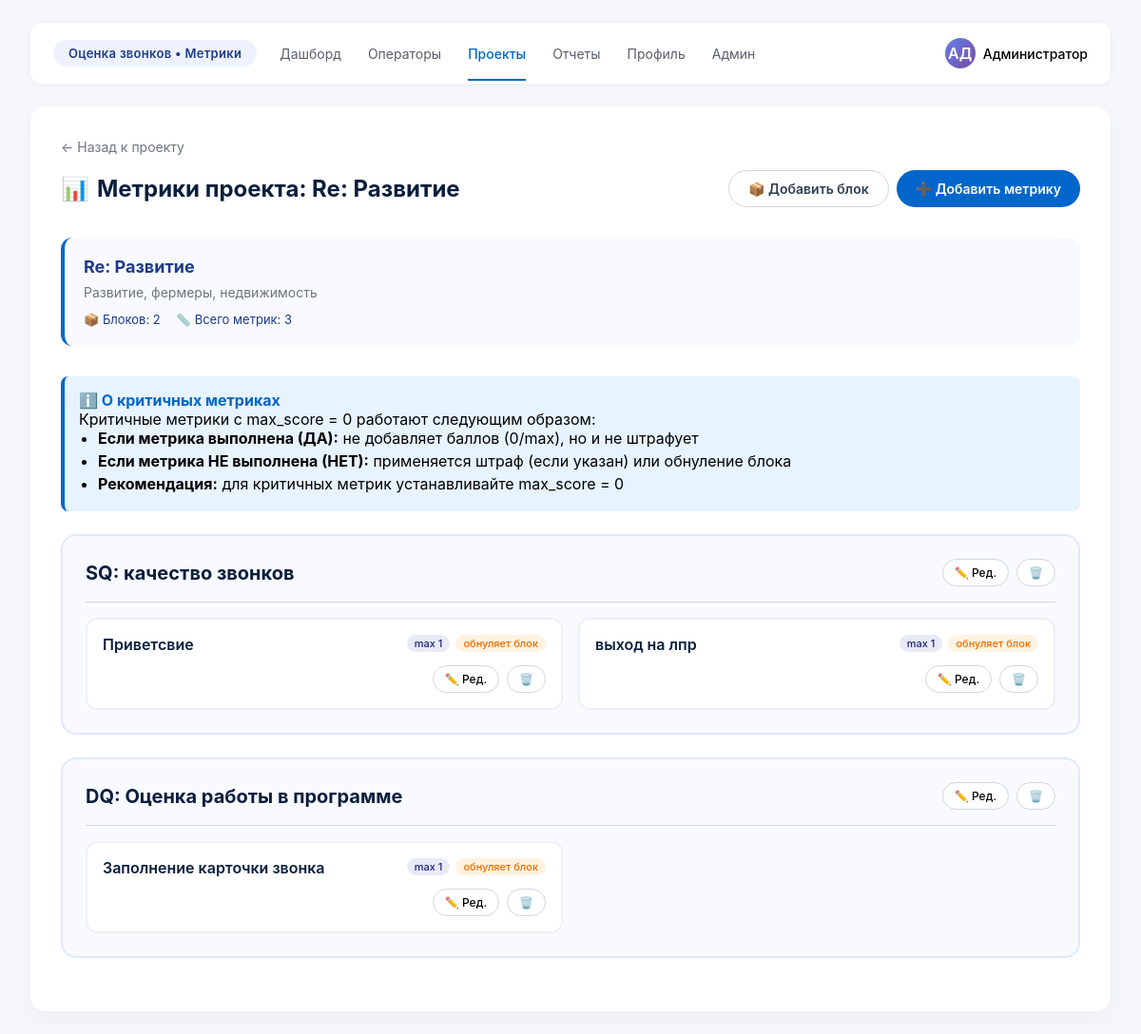
The page /project/1/metrics (signed in) on the database its author committed.
### database.py (models this page shows)
class User(Base):
    __tablename__ = "users"
    id = Column(Integer, primary_key=True)
    full_name = Column(String, nullable=False)
    login = Column(String, unique=True, nullable=False)
    password_hash = Column(String, nullable=True)
    role = Column(String, nullable=False, default=UserRole.CONTROLLER.value)
    email = Column(String, nullable=True)
    avatar_letters = Column(String(2), nullable=True)
    is_active = Column(Boolean, default=True)
    created_at = Column(DateTime, default=datetime.utcnow)
    evaluations_given = relationship("Evaluation", back_populates="evaluator")
    managed_projects = relationship("Project", secondary="project_managers", back_populates="managers")
    manager_links = relationship("ProjectManager", back_populates="user", overlaps="managed_projects,managers")

class Project(Base):
    __tablename__ = "projects"
    id = Column(Integer, primary_key=True)
    name = Column(String, unique=True, nullable=False)
    description = Column(String, nullable=True)
    is_active = Column(Boolean, default=True)
    created_at = Column(DateTime, default=datetime.utcnow)
    operators = relationship("Operator", back_populates="project")
    metric_blocks = relationship("MetricBlock", back_populates="project", cascade="all, delete-orphan")
    managers = relationship("User", secondary="project_managers", back_populates="managed_projects")
    topics = relationship("Topic", back_populates="project", cascade="all, delete-orphan")
    manager_links = relationship("ProjectManager", back_populates="project", overlaps="managers,managed_projects")

class MetricBlock(Base):
    __tablename__ = "metric_blocks"
    id = Column(Integer, primary_key=True)
    project_id = Column(Integer, ForeignKey("projects.id", ondelete="CASCADE"), nullable=False)
    name = Column(String, nullable=False)  # Название подблока
    description = Column(String, nullable=True)
    display_order = Column(Integer, default=0)
    is_active = Column(Boolean, default=True)
    created_at = Column(DateTime, default=datetime.utcnow)
    project = relationship("Project", back_populates="metric_blocks")
    metrics = relationship("Metric", back_populates="block", cascade="all, delete-orphan")

class Metric(Base):
    __tablename__ = "metrics"
    id = Column(Integer, primary_key=True)
    block_id = Column(Integer, ForeignKey("metric_blocks.id", ondelete="CASCADE"), nullable=False)
    name = Column(String, nullable=False)  # Приветствие, Скрипт и т.д.
    description = Column(String, nullable=True)
    max_score = Column(Integer, nullable=False, default=5)  # По умолчанию 5 баллов
    is_critical = Column(Boolean, default=False)  # Критичная ли метрика
    penalty_type = Column(String, nullable=True)  # "block" или "total"
    penalty_value = Column(Float, nullable=True)  # Размер штрафа в %
    resets_block = Column(Boolean, default=False)  # Если True и метрика = 0 -> весь блок = 0
    display_order = Column(Integer, default=0)
    is_active = Column(Boolean, default=True)
    created_at = Column(DateTime, default=datetime.utcnow)
    block = relationship("MetricBlock", back_populates="metrics")
    evaluations = relationship("EvaluationMetric", back_populates="metric")

### main.py (the view)
@app.get("/project/{project_id}/metrics", response_class=HTMLResponse)
async def project_metrics_page(
    request: Request,
    project_id: int,
    current_user: User = Depends(get_current_user),
    db: Session = Depends(get_db)
):
    if current_user.role not in ['admin', 'controller']:
        raise HTTPException(status_code=403, detail="Недостаточно прав")
    project = db.query(Project).filter(Project.id == project_id).first()
    if not project:
        raise HTTPException(status_code=404, detail="Проект не найден")
    metrics = db.query(Metric).join(MetricBlock).filter(
        MetricBlock.project_id == project_id
    ).order_by(MetricBlock.display_order, Metric.display_order).all()
    blocks = db.query(MetricBlock).filter(
        MetricBlock.project_id == project_id
    ).order_by(MetricBlock.display_order).all()
    all_projects = db.query(Project).filter(Project.is_active == True).all()
    tickets_count = get_active_tickets_count(db)
    return templates.TemplateResponse(
        "metrics.html",
        {
            "request": request,
            "user": current_user,
            "project": project,
            "metrics": metrics,
            "blocks": blocks,
            "projects": all_projects,
            "tickets_count": tickets_count,
            "date": date
        }
    )

### templates/metrics.html (shortened to what this page needs)
<!DOCTYPE html>
<html lang="ru">
<head>
</head>
<body>
    <div class="top-nav">
        <div class="project-badge">Оценка звонков • Метрики</div>
        <div class="nav-links">
            <a href="/" class="nav-item">Дашборд</a>
            <a href="/operators" class="nav-item">Операторы</a>
            <a href="/projects" class="nav-item active">Проекты</a>
            <a href="/reports" class="nav-item">Отчеты</a>
            <a href="/auth/profile" class="nav-item">Профиль</a>
            {% if user and user.role == 'admin' %}
            <a href="/admin" class="nav-item">Админ</a>
            {% endif %}
        </div>
        <div class="user-rating">
            <div class="user-info">
                <div class="user-avatar">
                    {% if user and user.avatar_letters %}
                        {{ user.avatar_letters }}
                    {% elif user and user.full_name %}
                        {{ user.full_name[:2]|upper }}
                    {% else %}
                        АД
                    {% endif %}
                </div>
                <span style="font-size: 14px; font-weight: 500;">
                    {% if user and user.full_name %}
                        {{ user.full_name.split()[0] }}
                    {% else %}
                        Админ
                    {% endif %}
                </span>
            </div>
        </div>
    </div>
    <div id="metricsContainer"
         class="metrics-container"
         {% if project %}data-project-id="{{ project.id }}"{% endif %}>
        {% if project %}
        <a href="/project/{{ project.id }}" class="back-link">
            ← Назад к проекту
        </a>
        <div class="metrics-header">
            <h1>
                <span>📊</span>
                Метрики проекта: {{ project.name }}
            </h1>
            <div style="display: flex; gap: 8px;">
                <button type="button" class="btn btn-outline" id="addBlockBtn">
                    <span>📦</span> Добавить блок
                </button>
                <button type="button" class="btn btn-primary" id="addMetricBtn">
                    <span>➕</span> Добавить метрику
                </button>
            </div>
        </div>
        <div class="project-info">
            <h2>{{ project.name }}</h2>
            <p>{% if project.description %}{{ project.description }}{% else %}Нет описания{% endif %}</p>
            <div style="margin-top: 12px; display: flex; gap: 16px; flex-wrap: wrap;">
                <span style="font-size: 13px; color: #1e3a8a;">
                    📦 Блоков: {% if blocks %}{{ blocks|length }}{% else %}0{% endif %}
                </span>
                <span style="font-size: 13px; color: #1e3a8a;">
                    📏 Всего метрик: {% if metrics %}{{ metrics|length }}{% else %}0{% endif %}
                </span>
            </div>
        </div>
        <div class="info-box">
            <h4>ℹ️ О критичных метриках</h4>
            <p>Критичные метрики с max_score = 0 работают следующим образом:</p>
            <ul>
                <li><strong>Если метрика выполнена (ДА):</strong> не добавляет баллов (0/max), но и не штрафует</li>
                <li><strong>Если метрика НЕ выполнена (НЕТ):</strong> применяется штраф (если указан) или обнуление блока</li>
                <li><strong>Рекомендация:</strong> для критичных метрик устанавливайте max_score = 0</li>
            </ul>
        </div>
        {% if blocks and blocks|length > 0 %}
        <div class="blocks-container">
            {% for block in blocks %}
            <div class="block-card" data-block-id="{{ block.id }}">
                <div class="block-header">
                    <div class="block-title">
                        <h3>{{ block.name }}</h3>
                    </div>
                    <div class="block-actions">
                        <button type="button" class="btn-icon edit-block" data-block-id="{{ block.id }}">
                            ✏️ Ред.
                        </button>
                        <button type="button" class="btn-icon delete delete-block" data-block-id="{{ block.id }}">
                            🗑️
                        </button>
                    </div>
                </div>
                {% set block_metrics = metrics|selectattr('block_id', 'equalto', block.id)|list %}
                {% if block_metrics and block_metrics|length > 0 %}
                <div class="metrics-grid">
                    {% for metric in block_metrics %}
                    <div class="metric-card"
                         data-metric-id="{{ metric.id }}"
                         data-block-id="{{ block.id }}"
                         data-order="{{ metric.display_order if metric.display_order else loop.index }}">
                        <div class="metric-header">
                            <span class="metric-name">{{ metric.name }}</span>
                            <div class="metric-badges">
                                <span class="badge badge-max">max {{ metric.max_score|default(5) }}</span>
                                {% if metric.resets_block %}
                                <span class="badge badge-reset">обнуляет блок</span>
                                {% endif %}
                            </div>
                        </div>
                        <div class="metric-actions">
                            <button type="button" class="btn-icon edit-metric" data-metric-id="{{ metric.id }}">
                                ✏️ Ред.
                            </button>
                            <button type="button" class="btn-icon delete delete-metric" data-metric-id="{{ metric.id }}">
                                🗑️
                            </button>
                        </div>
                    </div>
                    {% endfor %}
                </div>
                {% endif %}
            </div>
            {% endfor %}
        </div>
        {% endif %}
        {% else %}
        <div class="error-message">
            ❌ Проект не найден
        </div>
        <a href="/projects" class="btn btn-outline">Вернуться к проектам</a>
        {% endif %}
    </div>
</body>
</html>

### templates/metrics.html (style rules this page uses)
* { margin: 0; padding: 0; box-sizing: border-box; font-family: -apple-system, BlinkMacSystemFont, 'Segoe UI', Roboto, Oxygen, Ubuntu, sans-serif; }
body { background-color: #f5f7fb; padding: 24px 32px; }
.top-nav { background: white; border-radius: 12px; padding: 16px 24px; margin-bottom: 24px; box-shadow: 0 2px 8px rgba(0,0,0,0.04); display: flex; flex-wrap: wrap; align-items: center; gap: 24px; }
.project-badge { background: #eef2ff; color: #1e3a8a; padding: 6px 16px; border-radius: 30px; font-size: 13px; font-weight: 600; letter-spacing: 0.3px; }
.nav-links { display: flex; gap: 28px; color: #5a5e6a; font-size: 14px; }
.nav-item { cursor: pointer; text-decoration: none; color: #5a5e6a; }
.nav-item.active { color: #0066cc; font-weight: 500; position: relative; }
.nav-item.active:after { content: ''; position: absolute; bottom: -20px; left: 0; right: 0; height: 2px; background: #0066cc; }
.user-rating { margin-left: auto; display: flex; align-items: center; gap: 12px; }
.user-info { display: flex; align-items: center; gap: 8px; }
.user-avatar { width: 32px; height: 32px; background: linear-gradient(135deg, #667eea 0%, #764ba2 100%); border-radius: 50%; display: flex; align-items: center; justify-content: center; font-weight: 600; color: white; }
.metrics-container { background: white; border-radius: 16px; padding: 32px; box-shadow: 0 8px 24px rgba(0,0,0,0.04); }
.metrics-header { display: flex; justify-content: space-between; align-items: center; margin-bottom: 32px; }
.metrics-header h1 { font-size: 24px; color: #0a1e3c; display: flex; align-items: center; gap: 8px; }
.project-info { background: #f8faff; border-radius: 12px; padding: 20px; margin-bottom: 32px; border-left: 4px solid #0066cc; }
.project-info h2 { color: #1e3a8a; margin-bottom: 8px; font-size: 18px; }
.project-info p { color: #6c757d; font-size: 14px; }
.btn { padding: 10px 20px; border-radius: 30px; font-size: 14px; font-weight: 600; cursor: pointer; border: none; transition: all 0.2s; }
.btn-primary { background: #0066cc; color: white; }
.btn-outline { background: transparent; border: 1px solid #d0d7de; color: #2c3e50; }
.info-box { background: #e7f3ff; border-left: 4px solid #0066cc; padding: 15px; margin-bottom: 20px; border-radius: 8px; }
.info-box h4 { margin-top: 0; color: #0066cc; }
.info-box ul { margin-bottom: 0; padding-left: 20px; }
.info-box li { margin-bottom: 4px; }
.blocks-container { margin-top: 24px; }
.block-card { background: #f8faff; border-radius: 16px; padding: 24px; margin-bottom: 24px; border: 2px solid #e0e7ff; }
.block-header { display: flex; justify-content: space-between; align-items: center; margin-bottom: 16px; padding-bottom: 16px; border-bottom: 1px solid #d0d7de; }
.block-title h3 { font-size: 20px; color: #0a1e3c; }
.block-actions { display: flex; gap: 8px; }
.metrics-grid { display: grid; grid-template-columns: repeat(auto-fill, minmax(350px, 1fr)); gap: 16px; }
.metric-card { background: white; border: 2px solid #edf0f5; border-radius: 12px; padding: 16px; transition: all 0.2s; position: relative; }
.metric-header { display: flex; justify-content: space-between; align-items: flex-start; margin-bottom: 12px; }
.metric-name { font-size: 16px; font-weight: 600; color: #0a1e3c; }
.metric-badges { display: flex; gap: 6px; flex-wrap: wrap; }
.badge { padding: 2px 8px; border-radius: 30px; font-size: 11px; font-weight: 500; }
.badge-max { background: #e8eaf6; color: #1a237e; }
.badge-reset { background: #fff3e0; color: #ef6c00; }
.metric-actions { display: flex; gap: 8px; justify-content: flex-end; }
.btn-icon { padding: 6px 12px; border-radius: 20px; font-size: 12px; font-weight: 500; border: 1px solid #d0d7de; background: white; cursor: pointer; transition: all 0.2s; display: flex; align-items: center; gap: 4px; }
.back-link { display: inline-flex; align-items: center; gap: 8px; color: #6c757d; text-decoration: none; font-size: 14px; margin-bottom: 16px; }

### rows shown on the page
User: avatar_letters "АД", full_name "Администратор"
Project: name "Re: Развитие", description "Развитие, фермеры, недвижимость"
MetricBlock: name "SQ: качество звонков"
Metric: name "Приветсвие", max_score "1", resets_block "обнуляет блок"
Metric: name "выход на лпр", max_score "1", resets_block "обнуляет блок"
MetricBlock: name "DQ: Оценка работы в программе"
Metric: name "Заполнение карточки звонка", max_score "1", resets_block "обнуляет блок"

### other values the page prints
{{ blocks|length }} "2"
{{ metrics|length }} "3"
